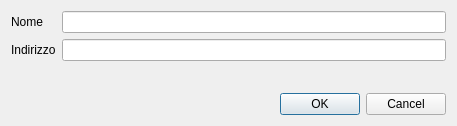
<?xml version="1.0" encoding="UTF-8"?>
<ui version="4.0">
 <class>EditAddressDialog</class>
 <widget class="QDialog" name="EditAddressDialog">
  <property name="geometry">
   <rect>
    <x>0</x>
    <y>0</y>
    <width>457</width>
    <height>126</height>
   </rect>
  </property>
  <property name="windowTitle">
   <string>Edit Address</string>
  </property>
  <layout class="QVBoxLayout" name="verticalLayout">
   <item>
    <layout class="QFormLayout" name="formLayout">
     <property name="fieldGrowthPolicy">
      <enum>QFormLayout::AllNonFixedFieldsGrow</enum>
     </property>
     <item row="0" column="0">
      <widget class="QLabel" name="label">
       <property name="text">
        <string>Nome</string>
       </property>
       <property name="buddy">
        <cstring>labelEdit</cstring>
       </property>
      </widget>
     </item>
     <item row="0" column="1">
      <widget class="QLineEdit" name="labelEdit">
       <property name="toolTip">
        <string>The label associated with this address book entry</string>
       </property>
      </widget>
     </item>
     <item row="1" column="0">
      <widget class="QLabel" name="label_2">
       <property name="text">
        <string>Indirizzo</string>
       </property>
       <property name="buddy">
        <cstring>addressEdit</cstring>
       </property>
      </widget>
     </item>
     <item row="1" column="1">
      <widget class="QLineEdit" name="addressEdit">
       <property name="toolTip">
        <string>The address associated with this address book entry. This can only be modified for sending addresses.</string>
       </property>
      </widget>
     </item>
    </layout>
   </item>
   <item>
    <widget class="QDialogButtonBox" name="buttonBox">
     <property name="orientation">
      <enum>Qt::Horizontal</enum>
     </property>
     <property name="standardButtons">
      <set>QDialogButtonBox::Cancel|QDialogButtonBox::Ok</set>
     </property>
    </widget>
   </item>
  </layout>
 </widget>
 <resources/>
 <connections>
  <connection>
   <sender>buttonBox</sender>
   <signal>accepted()</signal>
   <receiver>EditAddressDialog</receiver>
   <slot>accept()</slot>
   <hints>
    <hint type="sourcelabel">
     <x>248</x>
     <y>254</y>
    </hint>
    <hint type="destinationlabel">
     <x>157</x>
     <y>274</y>
    </hint>
   </hints>
  </connection>
  <connection>
   <sender>buttonBox</sender>
   <signal>rejected()</signal>
   <receiver>EditAddressDialog</receiver>
   <slot>reject()</slot>
   <hints>
    <hint type="sourcelabel">
     <x>316</x>
     <y>260</y>
    </hint>
    <hint type="destinationlabel">
     <x>286</x>
     <y>274</y>
    </hint>
   </hints>
  </connection>
 </connections>
</ui>
